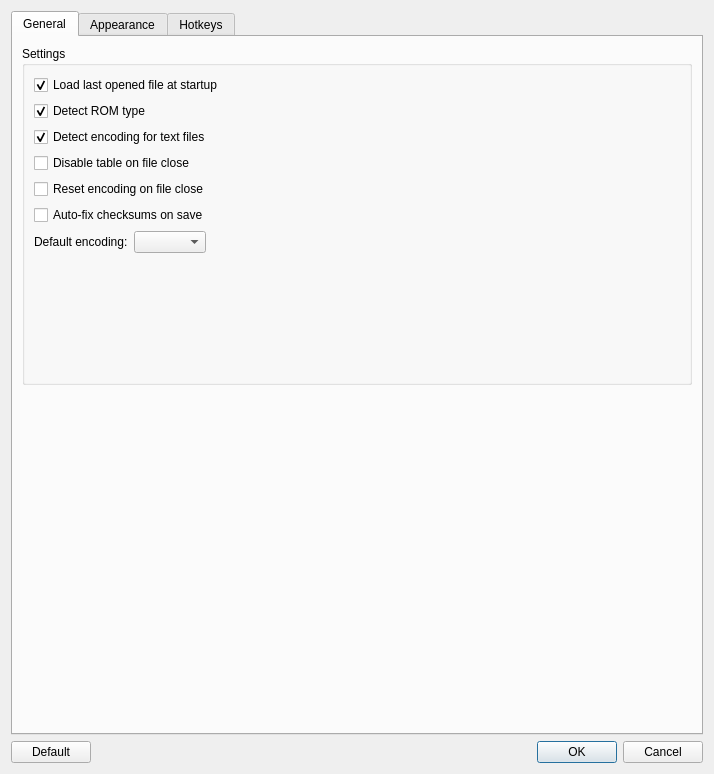
<?xml version="1.0" encoding="UTF-8"?>
<ui version="4.0">
 <class>OptionsDialog</class>
 <widget class="QDialog" name="OptionsDialog">
  <property name="windowModality">
   <enum>Qt::ApplicationModal</enum>
  </property>
  <property name="geometry">
   <rect>
    <x>0</x>
    <y>0</y>
    <width>714</width>
    <height>774</height>
   </rect>
  </property>
  <property name="windowTitle">
   <string>Preferences</string>
  </property>
  <property name="modal">
   <bool>true</bool>
  </property>
  <layout class="QVBoxLayout" name="verticalLayout">
   <item>
    <widget class="QTabWidget" name="tabWidget">
     <widget class="QWidget" name="pageGeneral">
      <attribute name="title">
       <string>General</string>
      </attribute>
      <layout class="QVBoxLayout" name="vl_general">
       <item>
        <widget class="QGroupBox" name="gbGeneralSettings">
         <property name="title">
          <string>Settings</string>
         </property>
         <layout class="QVBoxLayout" name="vl_general_settings">
          <item>
           <widget class="QCheckBox" name="cbAutoLoadRecentFile">
            <property name="text">
             <string>Load last opened file at startup</string>
            </property>
            <property name="checked">
             <bool>true</bool>
            </property>
           </widget>
          </item>
          <item>
           <widget class="QCheckBox" name="cbDetectEndianness">
            <property name="toolTip">
             <string>Auto-detect byte order (experimental)</string>
            </property>
            <property name="text">
             <string>Detect ROM type</string>
            </property>
            <property name="checked">
             <bool>true</bool>
            </property>
           </widget>
          </item>
          <item>
           <widget class="QCheckBox" name="cbDetectEncoding">
            <property name="toolTip">
             <string>Try to detect text encoding for unknown file types</string>
            </property>
            <property name="text">
             <string>Detect encoding for text files</string>
            </property>
            <property name="checked">
             <bool>true</bool>
            </property>
           </widget>
          </item>
          <item>
           <widget class="QCheckBox" name="cbResetTableOnClose">
            <property name="toolTip">
             <string>Remove the loaded translation table when a file is closed</string>
            </property>
            <property name="text">
             <string>Disable table on file close</string>
            </property>
           </widget>
          </item>
          <item>
           <widget class="QCheckBox" name="cbResetEncodingOnClose">
            <property name="toolTip">
             <string>Switch encoding back to the default when a file is closed</string>
            </property>
            <property name="text">
             <string>Reset encoding on file close</string>
            </property>
           </widget>
          </item>
          <item>
           <widget class="QCheckBox" name="cbAutoFixChecksums">
            <property name="toolTip">
             <string>Automatically recalculate and fix ROM checksums (MD, SMS, GG, GB, GBC, GBA, SNES) before saving</string>
            </property>
            <property name="text">
             <string>Auto-fix checksums on save</string>
            </property>
           </widget>
          </item>
          <item>
           <layout class="QHBoxLayout" name="hl_defaultEncoding">
            <item>
             <widget class="QLabel" name="lblDefaultEncoding">
              <property name="text">
               <string>Default encoding:</string>
              </property>
             </widget>
            </item>
            <item alignment="Qt::AlignLeft">
             <widget class="QComboBox" name="cbDefaultEncoding">
              <property name="sizePolicy">
               <sizepolicy hsizetype="Expanding" vsizetype="Fixed">
                <horstretch>1</horstretch>
                <verstretch>0</verstretch>
               </sizepolicy>
              </property>
              <property name="maximumSize">
               <size>
                <width>502</width>
                <height>16777215</height>
               </size>
              </property>
             </widget>
            </item>
           </layout>
          </item>
          <item>
           <spacer name="verticalSpacer_general">
            <property name="orientation">
             <enum>Qt::Vertical</enum>
            </property>
            <property name="sizeHint" stdset="0">
             <size>
              <width>20</width>
              <height>40</height>
             </size>
            </property>
           </spacer>
          </item>
         </layout>
        </widget>
       </item>
       <item>
        <spacer name="verticalSpacer_general_bottom">
         <property name="orientation">
          <enum>Qt::Vertical</enum>
         </property>
         <property name="sizeHint" stdset="0">
          <size>
           <width>20</width>
           <height>40</height>
          </size>
         </property>
        </spacer>
       </item>
      </layout>
     </widget>
     <widget class="QWidget" name="pageFontsColors">
      <attribute name="title">
       <string>Appearance</string>
      </attribute>
      <layout class="QHBoxLayout" name="hl_fontscolors">
       <item>
        <layout class="QVBoxLayout" name="verticalLayout_left">
         <item>
          <widget class="QGroupBox" name="gbAddressArea">
           <property name="sizePolicy">
            <sizepolicy hsizetype="Preferred" vsizetype="Maximum">
             <horstretch>0</horstretch>
             <verstretch>0</verstretch>
            </sizepolicy>
           </property>
           <property name="title">
            <string>Address area</string>
           </property>
           <layout class="QGridLayout" name="gridLayout_address">
            <item row="0" column="0">
             <widget class="QCheckBox" name="cbAddressArea">
              <property name="text">
               <string>Show</string>
              </property>
              <property name="checked">
               <bool>true</bool>
              </property>
             </widget>
            </item>
            <item row="2" column="0">
             <widget class="QPushButton" name="pbAddressAreaColor">
              <property name="text">
               <string>Background color</string>
              </property>
             </widget>
            </item>
            <item row="2" column="1">
             <widget class="QLabel" name="lbAddressAreaColor">
              <property name="sizePolicy">
               <sizepolicy hsizetype="Fixed" vsizetype="Fixed">
                <horstretch>20</horstretch>
                <verstretch>20</verstretch>
               </sizepolicy>
              </property>
              <property name="minimumSize">
               <size>
                <width>20</width>
                <height>20</height>
               </size>
              </property>
              <property name="maximumSize">
               <size>
                <width>20</width>
                <height>20</height>
               </size>
              </property>
              <property name="frameShape">
               <enum>QFrame::Panel</enum>
              </property>
              <property name="frameShadow">
               <enum>QFrame::Sunken</enum>
              </property>
              <property name="text">
               <string/>
              </property>
             </widget>
            </item>
            <item row="3" column="0">
             <widget class="QPushButton" name="pbAddressFontColor">
              <property name="text">
               <string>Font color</string>
              </property>
             </widget>
            </item>
            <item row="3" column="1">
             <widget class="QLabel" name="lbAddressFontColor">
              <property name="sizePolicy">
               <sizepolicy hsizetype="Fixed" vsizetype="Fixed">
                <horstretch>20</horstretch>
                <verstretch>20</verstretch>
               </sizepolicy>
              </property>
              <property name="minimumSize">
               <size>
                <width>20</width>
                <height>20</height>
               </size>
              </property>
              <property name="maximumSize">
               <size>
                <width>20</width>
                <height>20</height>
               </size>
              </property>
              <property name="frameShape">
               <enum>QFrame::Panel</enum>
              </property>
              <property name="frameShadow">
               <enum>QFrame::Sunken</enum>
              </property>
              <property name="text">
               <string/>
              </property>
             </widget>
            </item>
           </layout>
          </widget>
         </item>
         <item>
          <widget class="QGroupBox" name="gbHexArea">
           <property name="sizePolicy">
            <sizepolicy hsizetype="Preferred" vsizetype="Maximum">
             <horstretch>0</horstretch>
             <verstretch>0</verstretch>
            </sizepolicy>
           </property>
           <property name="title">
            <string>Hex area</string>
           </property>
           <layout class="QGridLayout" name="gridLayout_hex">
            <item row="1" column="0">
             <widget class="QPushButton" name="pbHexAreaBackground">
              <property name="text">
               <string>Background color</string>
              </property>
             </widget>
            </item>
            <item row="1" column="1">
             <widget class="QLabel" name="lbHexAreaBackground">
              <property name="sizePolicy">
               <sizepolicy hsizetype="Fixed" vsizetype="Fixed">
                <horstretch>20</horstretch>
                <verstretch>20</verstretch>
               </sizepolicy>
              </property>
              <property name="minimumSize">
               <size>
                <width>20</width>
                <height>20</height>
               </size>
              </property>
              <property name="maximumSize">
               <size>
                <width>20</width>
                <height>20</height>
               </size>
              </property>
              <property name="frameShape">
               <enum>QFrame::Panel</enum>
              </property>
              <property name="frameShadow">
               <enum>QFrame::Sunken</enum>
              </property>
              <property name="text">
               <string/>
              </property>
             </widget>
            </item>
            <item row="2" column="0">
             <widget class="QPushButton" name="pbHexFontColor">
              <property name="text">
               <string>Font color</string>
              </property>
             </widget>
            </item>
            <item row="2" column="1">
             <widget class="QLabel" name="lbHexFontColor">
              <property name="sizePolicy">
               <sizepolicy hsizetype="Fixed" vsizetype="Fixed">
                <horstretch>20</horstretch>
                <verstretch>20</verstretch>
               </sizepolicy>
              </property>
              <property name="minimumSize">
               <size>
                <width>20</width>
                <height>20</height>
               </size>
              </property>
              <property name="maximumSize">
               <size>
                <width>20</width>
                <height>20</height>
               </size>
              </property>
              <property name="frameShape">
               <enum>QFrame::Panel</enum>
              </property>
              <property name="frameShadow">
               <enum>QFrame::Sunken</enum>
              </property>
              <property name="text">
               <string/>
              </property>
             </widget>
            </item>
            <item row="3" column="0">
             <widget class="QPushButton" name="pbZeroByteFontColor">
              <property name="text">
               <string>Zero bytes color</string>
              </property>
             </widget>
            </item>
            <item row="3" column="1">
             <widget class="QLabel" name="lbZeroByteFontColor">
              <property name="sizePolicy">
               <sizepolicy hsizetype="Fixed" vsizetype="Fixed">
                <horstretch>20</horstretch>
                <verstretch>20</verstretch>
               </sizepolicy>
              </property>
              <property name="minimumSize">
               <size>
                <width>20</width>
                <height>20</height>
               </size>
              </property>
              <property name="maximumSize">
               <size>
                <width>20</width>
                <height>20</height>
               </size>
              </property>
              <property name="frameShape">
               <enum>QFrame::Panel</enum>
              </property>
              <property name="frameShadow">
               <enum>QFrame::Sunken</enum>
              </property>
              <property name="text">
               <string/>
              </property>
             </widget>
            </item>
            <item row="4" column="0" colspan="2">
             <widget class="QCheckBox" name="cbShowHexGrid">
              <property name="text">
               <string>Show grid</string>
              </property>
              <property name="checked">
               <bool>true</bool>
              </property>
             </widget>
            </item>
            <item row="5" column="0">
             <widget class="QPushButton" name="pbHexAreaGrid">
              <property name="text">
               <string>Grid color</string>
              </property>
             </widget>
            </item>
            <item row="5" column="1">
             <widget class="QLabel" name="lbHexAreaGrid">
              <property name="sizePolicy">
               <sizepolicy hsizetype="Fixed" vsizetype="Fixed">
                <horstretch>20</horstretch>
                <verstretch>20</verstretch>
               </sizepolicy>
              </property>
              <property name="minimumSize">
               <size>
                <width>20</width>
                <height>20</height>
               </size>
              </property>
              <property name="maximumSize">
               <size>
                <width>20</width>
                <height>20</height>
               </size>
              </property>
              <property name="frameShape">
               <enum>QFrame::Panel</enum>
              </property>
              <property name="frameShadow">
               <enum>QFrame::Sunken</enum>
              </property>
              <property name="text">
               <string/>
              </property>
             </widget>
            </item>
            <item row="6" column="0" colspan="2">
             <widget class="QCheckBox" name="cbShowMultibyteFrame">
              <property name="text">
               <string>Show multibyte frame</string>
              </property>
              <property name="checked">
               <bool>true</bool>
              </property>
             </widget>
            </item>
            <item row="7" column="0">
             <widget class="QPushButton" name="pbMultibyteFrameColor">
              <property name="text">
               <string>Frame color</string>
              </property>
             </widget>
            </item>
            <item row="7" column="1">
             <widget class="QLabel" name="lbMultibyteFrameColor">
              <property name="sizePolicy">
               <sizepolicy hsizetype="Fixed" vsizetype="Fixed">
                <horstretch>20</horstretch>
                <verstretch>20</verstretch>
               </sizepolicy>
              </property>
              <property name="minimumSize">
               <size>
                <width>20</width>
                <height>20</height>
               </size>
              </property>
              <property name="maximumSize">
               <size>
                <width>20</width>
                <height>20</height>
               </size>
              </property>
              <property name="frameShape">
               <enum>QFrame::Panel</enum>
              </property>
              <property name="frameShadow">
               <enum>QFrame::Sunken</enum>
              </property>
              <property name="text">
               <string/>
              </property>
             </widget>
            </item>
           </layout>
          </widget>
         </item>
         <item>
          <widget class="QGroupBox" name="gbAsciiArea">
           <property name="sizePolicy">
            <sizepolicy hsizetype="Preferred" vsizetype="Maximum">
             <horstretch>0</horstretch>
             <verstretch>0</verstretch>
            </sizepolicy>
           </property>
           <property name="title">
            <string>ASCII area</string>
           </property>
           <layout class="QGridLayout" name="gridLayout_ascii">
            <property name="leftMargin">
             <number>0</number>
            </property>
            <item row="0" column="0">
             <widget class="QCheckBox" name="cbAsciiArea">
              <property name="text">
               <string>Show</string>
              </property>
              <property name="checked">
               <bool>true</bool>
              </property>
             </widget>
            </item>
            <item row="1" column="0">
             <widget class="QPushButton" name="pbAsciiAreaColor">
              <property name="text">
               <string>Background color</string>
              </property>
             </widget>
            </item>
            <item row="1" column="1">
             <widget class="QLabel" name="lbAsciiAreaColor">
              <property name="sizePolicy">
               <sizepolicy hsizetype="Fixed" vsizetype="Fixed">
                <horstretch>20</horstretch>
                <verstretch>20</verstretch>
               </sizepolicy>
              </property>
              <property name="minimumSize">
               <size>
                <width>20</width>
                <height>20</height>
               </size>
              </property>
              <property name="maximumSize">
               <size>
                <width>20</width>
                <height>20</height>
               </size>
              </property>
              <property name="frameShape">
               <enum>QFrame::Panel</enum>
              </property>
              <property name="frameShadow">
               <enum>QFrame::Sunken</enum>
              </property>
              <property name="text">
               <string/>
              </property>
             </widget>
            </item>
            <item row="2" column="0">
             <widget class="QPushButton" name="pbAsciiFontColor">
              <property name="text">
               <string>Font color</string>
              </property>
             </widget>
            </item>
            <item row="2" column="1">
             <widget class="QLabel" name="lbAsciiFontColor">
              <property name="sizePolicy">
               <sizepolicy hsizetype="Fixed" vsizetype="Fixed">
                <horstretch>20</horstretch>
                <verstretch>20</verstretch>
               </sizepolicy>
              </property>
              <property name="minimumSize">
               <size>
                <width>20</width>
                <height>20</height>
               </size>
              </property>
              <property name="maximumSize">
               <size>
                <width>20</width>
                <height>20</height>
               </size>
              </property>
              <property name="frameShape">
               <enum>QFrame::Panel</enum>
              </property>
              <property name="frameShadow">
               <enum>QFrame::Sunken</enum>
              </property>
              <property name="text">
               <string/>
              </property>
             </widget>
            </item>
           </layout>
          </widget>
         </item>
         <item>
          <widget class="QGroupBox" name="gbMaps">
           <property name="sizePolicy">
            <sizepolicy hsizetype="Preferred" vsizetype="Maximum">
             <horstretch>0</horstretch>
             <verstretch>0</verstretch>
            </sizepolicy>
           </property>
           <property name="title">
            <string>Maps</string>
           </property>
           <layout class="QGridLayout" name="gridLayout_maps">
            <item row="0" column="0">
             <widget class="QPushButton" name="pbScrollMapPtrBgColor">
              <property name="text">
               <string>Pointers map background</string>
              </property>
             </widget>
            </item>
            <item row="0" column="1">
             <widget class="QLabel" name="lbScrollMapPtrBgColor">
              <property name="sizePolicy">
               <sizepolicy hsizetype="Fixed" vsizetype="Fixed">
                <horstretch>20</horstretch>
                <verstretch>20</verstretch>
               </sizepolicy>
              </property>
              <property name="minimumSize">
               <size>
                <width>20</width>
                <height>20</height>
               </size>
              </property>
              <property name="maximumSize">
               <size>
                <width>20</width>
                <height>20</height>
               </size>
              </property>
              <property name="frameShape">
               <enum>QFrame::Panel</enum>
              </property>
              <property name="frameShadow">
               <enum>QFrame::Sunken</enum>
              </property>
              <property name="text">
               <string/>
              </property>
             </widget>
            </item>
            <item row="1" column="0">
             <widget class="QPushButton" name="pbScrollMapTargetBgColor">
              <property name="text">
               <string>Changes map background</string>
              </property>
             </widget>
            </item>
            <item row="1" column="1">
             <widget class="QLabel" name="lbScrollMapTargetBgColor">
              <property name="sizePolicy">
               <sizepolicy hsizetype="Fixed" vsizetype="Fixed">
                <horstretch>20</horstretch>
                <verstretch>20</verstretch>
               </sizepolicy>
              </property>
              <property name="minimumSize">
               <size>
                <width>20</width>
                <height>20</height>
               </size>
              </property>
              <property name="maximumSize">
               <size>
                <width>20</width>
                <height>20</height>
               </size>
              </property>
              <property name="frameShape">
               <enum>QFrame::Panel</enum>
              </property>
              <property name="frameShadow">
               <enum>QFrame::Sunken</enum>
              </property>
              <property name="text">
               <string/>
              </property>
             </widget>
            </item>
           </layout>
          </widget>
         </item>
         <item>
          <spacer name="verticalSpacer_left">
           <property name="orientation">
            <enum>Qt::Vertical</enum>
           </property>
           <property name="sizeHint" stdset="0">
            <size>
             <width>20</width>
             <height>40</height>
            </size>
           </property>
          </spacer>
         </item>
        </layout>
       </item>
       <item>
        <layout class="QVBoxLayout" name="verticalLayout_right">
         <item>
          <widget class="QGroupBox" name="gbColors">
           <property name="title">
            <string>Highlighing</string>
           </property>
           <layout class="QGridLayout" name="gridLayout_colors">
            <item row="0" column="0">
             <widget class="QCheckBox" name="cbHighlighting">
              <property name="text">
               <string>Highlight changes</string>
              </property>
              <property name="checked">
               <bool>true</bool>
              </property>
             </widget>
            </item>
            <item row="1" column="0">
             <widget class="QPushButton" name="pbHighlightingColor">
              <property name="text">
               <string>Highlighting color</string>
              </property>
             </widget>
            </item>
            <item row="1" column="1">
             <widget class="QLabel" name="lbHighlightingColor">
              <property name="sizePolicy">
               <sizepolicy hsizetype="Fixed" vsizetype="Fixed">
                <horstretch>20</horstretch>
                <verstretch>20</verstretch>
               </sizepolicy>
              </property>
              <property name="minimumSize">
               <size>
                <width>20</width>
                <height>20</height>
               </size>
              </property>
              <property name="maximumSize">
               <size>
                <width>20</width>
                <height>20</height>
               </size>
              </property>
              <property name="frameShape">
               <enum>QFrame::Panel</enum>
              </property>
              <property name="frameShadow">
               <enum>QFrame::Sunken</enum>
              </property>
              <property name="text">
               <string/>
              </property>
             </widget>
            </item>
            <item row="2" column="0">
             <widget class="QPushButton" name="pbSelectionColor">
              <property name="text">
               <string>Selection color</string>
              </property>
             </widget>
            </item>
            <item row="2" column="1">
             <widget class="QLabel" name="lbSelectionColor">
              <property name="sizePolicy">
               <sizepolicy hsizetype="Fixed" vsizetype="Fixed">
                <horstretch>20</horstretch>
                <verstretch>20</verstretch>
               </sizepolicy>
              </property>
              <property name="minimumSize">
               <size>
                <width>20</width>
                <height>20</height>
               </size>
              </property>
              <property name="maximumSize">
               <size>
                <width>20</width>
                <height>20</height>
               </size>
              </property>
              <property name="frameShape">
               <enum>QFrame::Panel</enum>
              </property>
              <property name="frameShadow">
               <enum>QFrame::Sunken</enum>
              </property>
              <property name="text">
               <string/>
              </property>
             </widget>
            </item>
            <item row="3" column="0">
             <widget class="QPushButton" name="pbChangesColor">
              <property name="text">
               <string>Changes color</string>
              </property>
             </widget>
            </item>
            <item row="3" column="1">
             <widget class="QLabel" name="lbChangesColor">
              <property name="sizePolicy">
               <sizepolicy hsizetype="Fixed" vsizetype="Fixed">
                <horstretch>20</horstretch>
                <verstretch>20</verstretch>
               </sizepolicy>
              </property>
              <property name="minimumSize">
               <size>
                <width>20</width>
                <height>20</height>
               </size>
              </property>
              <property name="maximumSize">
               <size>
                <width>20</width>
                <height>20</height>
               </size>
              </property>
              <property name="frameShape">
               <enum>QFrame::Panel</enum>
              </property>
              <property name="frameShadow">
               <enum>QFrame::Sunken</enum>
              </property>
              <property name="text">
               <string/>
              </property>
             </widget>
            </item>
            <item row="4" column="0">
             <widget class="QPushButton" name="pbCursorCharColor">
              <property name="text">
               <string>Cursor font color</string>
              </property>
             </widget>
            </item>
            <item row="4" column="1">
             <widget class="QLabel" name="lbCursorCharColor">
              <property name="sizePolicy">
               <sizepolicy hsizetype="Fixed" vsizetype="Fixed">
                <horstretch>20</horstretch>
                <verstretch>20</verstretch>
               </sizepolicy>
              </property>
              <property name="minimumSize">
               <size>
                <width>20</width>
                <height>20</height>
               </size>
              </property>
              <property name="maximumSize">
               <size>
                <width>20</width>
                <height>20</height>
               </size>
              </property>
              <property name="frameShape">
               <enum>QFrame::Panel</enum>
              </property>
              <property name="frameShadow">
               <enum>QFrame::Sunken</enum>
              </property>
              <property name="text">
               <string/>
              </property>
             </widget>
            </item>
            <item row="5" column="0">
             <widget class="QPushButton" name="pbCursorFrameColor">
              <property name="text">
               <string>Cursor frame color</string>
              </property>
             </widget>
            </item>
            <item row="5" column="1">
             <widget class="QLabel" name="lbCursorFrameColor">
              <property name="sizePolicy">
               <sizepolicy hsizetype="Fixed" vsizetype="Fixed">
                <horstretch>20</horstretch>
                <verstretch>20</verstretch>
               </sizepolicy>
              </property>
              <property name="minimumSize">
               <size>
                <width>20</width>
                <height>20</height>
               </size>
              </property>
              <property name="maximumSize">
               <size>
                <width>20</width>
                <height>20</height>
               </size>
              </property>
              <property name="frameShape">
               <enum>QFrame::Panel</enum>
              </property>
              <property name="frameShadow">
               <enum>QFrame::Sunken</enum>
              </property>
              <property name="text">
               <string/>
              </property>
             </widget>
            </item>
           </layout>
          </widget>
         </item>
         <item>
          <widget class="QGroupBox" name="gbPointers">
           <property name="title">
            <string>Pointers</string>
           </property>
           <layout class="QGridLayout" name="gridLayout_pointers">
            <item row="0" column="0">
             <widget class="QPushButton" name="pbPointedColor">
              <property name="text">
               <string>Pointed color</string>
              </property>
             </widget>
            </item>
            <item row="0" column="1">
             <widget class="QLabel" name="lbPointedColor">
              <property name="sizePolicy">
               <sizepolicy hsizetype="Fixed" vsizetype="Fixed">
                <horstretch>20</horstretch>
                <verstretch>20</verstretch>
               </sizepolicy>
              </property>
              <property name="minimumSize">
               <size>
                <width>20</width>
                <height>20</height>
               </size>
              </property>
              <property name="maximumSize">
               <size>
                <width>20</width>
                <height>20</height>
               </size>
              </property>
              <property name="frameShape">
               <enum>QFrame::Panel</enum>
              </property>
              <property name="frameShadow">
               <enum>QFrame::Sunken</enum>
              </property>
              <property name="text">
               <string/>
              </property>
             </widget>
            </item>
            <item row="1" column="0">
             <widget class="QPushButton" name="pbPointedFontColor">
              <property name="text">
               <string>Pointed font color</string>
              </property>
             </widget>
            </item>
            <item row="1" column="1">
             <widget class="QLabel" name="lbPointedFontColor">
              <property name="sizePolicy">
               <sizepolicy hsizetype="Fixed" vsizetype="Fixed">
                <horstretch>20</horstretch>
                <verstretch>20</verstretch>
               </sizepolicy>
              </property>
              <property name="minimumSize">
               <size>
                <width>20</width>
                <height>20</height>
               </size>
              </property>
              <property name="maximumSize">
               <size>
                <width>20</width>
                <height>20</height>
               </size>
              </property>
              <property name="frameShape">
               <enum>QFrame::Panel</enum>
              </property>
              <property name="frameShadow">
               <enum>QFrame::Sunken</enum>
              </property>
              <property name="text">
               <string/>
              </property>
             </widget>
            </item>
            <item row="2" column="0">
             <widget class="QPushButton" name="pbPointerFontColor">
              <property name="text">
               <string>Pointer font color</string>
              </property>
             </widget>
            </item>
            <item row="2" column="1">
             <widget class="QLabel" name="lbPointerFontColor">
              <property name="sizePolicy">
               <sizepolicy hsizetype="Fixed" vsizetype="Fixed">
                <horstretch>20</horstretch>
                <verstretch>20</verstretch>
               </sizepolicy>
              </property>
              <property name="minimumSize">
               <size>
                <width>20</width>
                <height>20</height>
               </size>
              </property>
              <property name="maximumSize">
               <size>
                <width>20</width>
                <height>20</height>
               </size>
              </property>
              <property name="frameShape">
               <enum>QFrame::Panel</enum>
              </property>
              <property name="frameShadow">
               <enum>QFrame::Sunken</enum>
              </property>
              <property name="text">
               <string/>
              </property>
             </widget>
            </item>
            <item row="3" column="0">
             <widget class="QPushButton" name="pbPointerFrameColor">
              <property name="text">
               <string>Pointer frame color</string>
              </property>
             </widget>
            </item>
            <item row="3" column="1">
             <widget class="QLabel" name="lbPointerFrameColor">
              <property name="sizePolicy">
               <sizepolicy hsizetype="Fixed" vsizetype="Fixed">
                <horstretch>20</horstretch>
                <verstretch>20</verstretch>
               </sizepolicy>
              </property>
              <property name="minimumSize">
               <size>
                <width>20</width>
                <height>20</height>
               </size>
              </property>
              <property name="maximumSize">
               <size>
                <width>20</width>
                <height>20</height>
               </size>
              </property>
              <property name="frameShape">
               <enum>QFrame::Panel</enum>
              </property>
              <property name="frameShadow">
               <enum>QFrame::Sunken</enum>
              </property>
              <property name="text">
               <string/>
              </property>
             </widget>
            </item>
            <item row="4" column="0">
             <widget class="QPushButton" name="pbPointerFrameBgColor">
              <property name="text">
               <string>Pointer frame background</string>
              </property>
             </widget>
            </item>
            <item row="4" column="1">
             <widget class="QLabel" name="lbPointerFrameBgColor">
              <property name="sizePolicy">
               <sizepolicy hsizetype="Fixed" vsizetype="Fixed">
                <horstretch>20</horstretch>
                <verstretch>20</verstretch>
               </sizepolicy>
              </property>
              <property name="minimumSize">
               <size>
                <width>20</width>
                <height>20</height>
               </size>
              </property>
              <property name="maximumSize">
               <size>
                <width>20</width>
                <height>20</height>
               </size>
              </property>
              <property name="frameShape">
               <enum>QFrame::Panel</enum>
              </property>
              <property name="frameShadow">
               <enum>QFrame::Sunken</enum>
              </property>
              <property name="text">
               <string/>
              </property>
             </widget>
            </item>
           </layout>
          </widget>
         </item>
         <item>
          <widget class="QGroupBox" name="gbAuxiliary">
           <property name="title">
            <string>Auxiliary</string>
           </property>
           <layout class="QGridLayout" name="gridLayout_aux">
            <item row="10" column="0">
             <widget class="QLabel" name="lbNonPrintableNoTableChar">
              <property name="maximumSize">
               <size>
                <width>400</width>
                <height>16777215</height>
               </size>
              </property>
              <property name="text">
               <string>Non-printable character (without table)</string>
              </property>
             </widget>
            </item>
            <item row="11" column="2">
             <widget class="QLineEdit" name="leNotInTableChar">
              <property name="maxLength">
               <number>1</number>
              </property>
             </widget>
            </item>
            <item row="11" column="0">
             <widget class="QLabel" name="lbNotInTableChar">
              <property name="sizePolicy">
               <sizepolicy hsizetype="Maximum" vsizetype="Preferred">
                <horstretch>0</horstretch>
                <verstretch>0</verstretch>
               </sizepolicy>
              </property>
              <property name="maximumSize">
               <size>
                <width>500</width>
                <height>16777215</height>
               </size>
              </property>
              <property name="text">
               <string>Not-in-table character</string>
              </property>
             </widget>
            </item>
            <item row="10" column="2">
             <widget class="QLineEdit" name="leNonPrintableNoTableChar">
              <property name="maxLength">
               <number>1</number>
              </property>
             </widget>
            </item>
            <item row="9" column="0" colspan="3">
             <widget class="QPushButton" name="pbWidgetFont">
              <property name="text">
               <string>Font</string>
              </property>
             </widget>
            </item>
           </layout>
          </widget>
         </item>
         <item>
          <spacer name="verticalSpacer_right">
           <property name="orientation">
            <enum>Qt::Vertical</enum>
           </property>
           <property name="sizeHint" stdset="0">
            <size>
             <width>20</width>
             <height>40</height>
            </size>
           </property>
          </spacer>
         </item>
        </layout>
       </item>
      </layout>
     </widget>
     <widget class="QWidget" name="pageHotkeys">
      <attribute name="title">
       <string>Hotkeys</string>
      </attribute>
     </widget>
    </widget>
   </item>
   <item>
    <layout class="QHBoxLayout" name="horizontalLayout_buttons">
     <item>
      <widget class="QPushButton" name="pbDefault">
       <property name="text">
        <string>Default</string>
       </property>
      </widget>
     </item>
     <item>
      <spacer name="horizontalSpacer">
       <property name="orientation">
        <enum>Qt::Horizontal</enum>
       </property>
       <property name="sizeHint" stdset="0">
        <size>
         <width>40</width>
         <height>20</height>
        </size>
       </property>
      </spacer>
     </item>
     <item>
      <widget class="QDialogButtonBox" name="buttonBox">
       <property name="orientation">
        <enum>Qt::Horizontal</enum>
       </property>
       <property name="standardButtons">
        <set>QDialogButtonBox::Cancel|QDialogButtonBox::Ok</set>
       </property>
      </widget>
     </item>
    </layout>
   </item>
  </layout>
 </widget>
 <tabstops>
  <tabstop>pbHighlightingColor</tabstop>
  <tabstop>pbAddressAreaColor</tabstop>
  <tabstop>buttonBox</tabstop>
 </tabstops>
 <resources/>
 <connections>
  <connection>
   <sender>buttonBox</sender>
   <signal>accepted()</signal>
   <receiver>OptionsDialog</receiver>
   <slot>accept()</slot>
   <hints>
    <hint type="sourcelabel">
     <x>340</x>
     <y>650</y>
    </hint>
    <hint type="destinationlabel">
     <x>212</x>
     <y>350</y>
    </hint>
   </hints>
  </connection>
  <connection>
   <sender>buttonBox</sender>
   <signal>rejected()</signal>
   <receiver>OptionsDialog</receiver>
   <slot>reject()</slot>
   <hints>
    <hint type="sourcelabel">
     <x>408</x>
     <y>650</y>
    </hint>
    <hint type="destinationlabel">
     <x>212</x>
     <y>350</y>
    </hint>
   </hints>
  </connection>
 </connections>
</ui>
